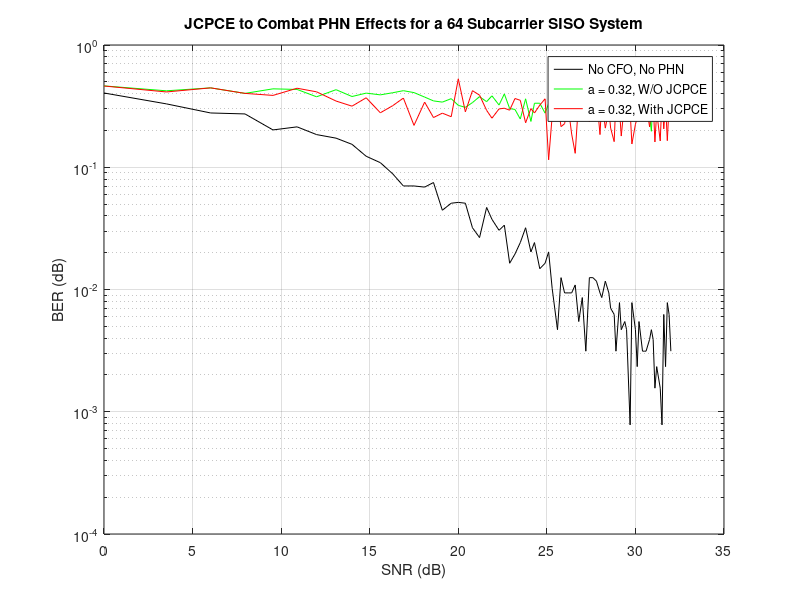

Recreate this plot in MATLAB.
% Divide the number after "alpha" by 100 in the BER variable names to get
% the
% actual Standard deviation used in the program
FSB_PhaseOffset_256_SNR = [0.00E+00	3.52E+00	6.02E+00	7.96E+00	9.54E+00	1.09E+01	1.20E+01	1.31E+01	1.40E+01	1.48E+01	1.56E+01	1.63E+01	1.69E+01	1.75E+01	1.81E+01	1.86E+01	1.91E+01	1.96E+01	2.00E+01	2.04E+01	2.08E+01	2.12E+01	2.16E+01	2.19E+01	2.23E+01	2.26E+01	2.29E+01	2.32E+01	2.35E+01	2.38E+01	2.41E+01	2.43E+01	2.46E+01	2.49E+01	2.51E+01	2.53E+01	2.56E+01	2.58E+01	2.60E+01	2.62E+01	2.64E+01	2.66E+01	2.68E+01	2.70E+01	2.72E+01	2.74E+01	2.76E+01	2.78E+01	2.80E+01	2.81E+01	2.83E+01	2.85E+01	2.86E+01	2.88E+01	2.89E+01	2.91E+01	2.92E+01	2.94E+01	2.95E+01	2.97E+01	2.98E+01	3.00E+01	3.01E+01	3.02E+01	3.04E+01	3.05E+01	3.06E+01	3.08E+01	3.09E+01	3.10E+01	3.11E+01	3.12E+01	3.14E+01	3.15E+01	3.16E+01	3.17E+01	3.18E+01	3.19E+01	3.20E+01];
FSB_PhaseOffset_256_f0_BER = [4.05E-01  3.30E-01  2.78E-01  2.73E-01  2.02E-01  2.14E-01  1.85E-01  1.73E-01  1.54E-01  1.23E-01  1.09E-01  8.83E-02  7.03E-02  7.03E-02  6.88E-02  7.50E-02  4.45E-02  5.08E-02  5.16E-02  5.08E-02  3.20E-02  2.66E-02  4.69E-02  3.75E-02  3.05E-02  3.36E-02  1.64E-02  1.95E-02  2.42E-02  3.20E-02  2.03E-02  2.42E-02  1.48E-02  1.64E-02  2.03E-02  1.02E-02  4.69E-03  1.25E-02  9.38E-03  9.38E-03  9.38E-03  1.09E-02  5.47E-03  8.59E-03  3.13E-03  1.25E-02  1.25E-02  1.17E-02  9.38E-03  8.59E-03  1.17E-02  9.38E-03  7.03E-03  6.25E-03  3.13E-03  7.81E-03  4.69E-03  5.47E-03  4.69E-03  7.81E-04  7.81E-03  4.69E-03  2.34E-03  5.47E-03  3.13E-03  3.13E-03  3.13E-03  3.91E-03  4.69E-03  3.91E-03  1.56E-03  2.34E-03  1.56E-03  7.81E-04  6.25E-03  2.34E-03  7.81E-03  6.25E-03  3.13E-03];

FSB_PhaseOffset_256_f5_p0_BER = [4.63E-01  4.22E-01  4.46E-01  4.02E-01  4.38E-01  4.33E-01  3.77E-01  4.31E-01  3.79E-01  4.04E-01  3.91E-01  4.07E-01  4.23E-01  4.08E-01  3.75E-01  3.49E-01  3.41E-01  3.64E-01  3.21E-01  3.09E-01  3.38E-01  3.78E-01  3.44E-01  3.84E-01  3.23E-01  3.98E-01  3.02E-01  2.97E-01  2.48E-01  3.63E-01  2.37E-01  3.34E-01  3.34E-01  2.77E-01  3.32E-01  2.93E-01  2.75E-01  2.93E-01  3.38E-01  2.76E-01  3.91E-01  2.53E-01  2.84E-01  3.36E-01  3.31E-01  2.92E-01  4.21E-01  3.32E-01  3.34E-01  3.47E-01  2.80E-01  2.67E-01  4.13E-01  2.51E-01  2.53E-01  3.64E-01  2.75E-01  3.41E-01  3.36E-01  3.62E-01  3.14E-01  3.48E-01  3.34E-01  2.62E-01  3.02E-01  3.47E-01  2.77E-01  2.63E-01  1.97E-01  3.84E-01  4.05E-01  2.54E-01  3.63E-01  3.44E-01  3.24E-01  3.09E-01  3.41E-01  3.34E-01  3.35E-01];
FSB_PhaseOffset_256_f10_p0_BER = [4.62E-01  4.13E-01  4.46E-01  4.02E-01  3.87E-01  4.43E-01  4.14E-01  3.48E-01  3.16E-01  3.70E-01  2.79E-01  3.19E-01  3.68E-01  2.20E-01  3.41E-01  2.55E-01  2.77E-01  2.59E-01  5.29E-01  2.84E-01  4.23E-01  3.89E-01  2.92E-01  2.52E-01  3.00E-01  3.04E-01  2.93E-01  3.65E-01  3.53E-01  2.31E-01  3.02E-01  2.78E-01  3.22E-01  3.63E-01  1.15E-01  2.63E-01  3.44E-01  2.15E-01  2.27E-01  3.16E-01  1.87E-01  1.30E-01  3.63E-01  2.84E-01  3.49E-01  2.36E-01  4.97E-01  3.91E-01  1.85E-01  3.57E-01  2.09E-01  2.97E-01  2.09E-01  1.62E-01  3.59E-01  2.95E-01  1.80E-01  3.58E-01  2.66E-01  2.89E-01  1.55E-01  2.25E-01  2.51E-01  3.52E-01  2.52E-01  2.50E-01  3.27E-01  2.14E-01  2.96E-01  3.40E-01  1.61E-01  2.84E-01  1.64E-01  3.70E-01  2.06E-01  3.31E-01  1.65E-01  3.23E-01  3.32E-01];

semilogy(FSB_PhaseOffset_256_SNR,FSB_PhaseOffset_256_f0_BER,'k-');
hold on
semilogy(FSB_PhaseOffset_256_SNR,FSB_PhaseOffset_256_f5_p0_BER,'g-');
semilogy(FSB_PhaseOffset_256_SNR,FSB_PhaseOffset_256_f10_p0_BER,'r-');
hold off
grid on
title('JCPCE to Combat PHN Effects for a 64 Subcarrier SISO System');
xlabel('SNR (dB)');
ylabel('BER (dB)');
legend('No CFO, No PHN', 'a = 0.32, W/O JCPCE','a = 0.32, With JCPCE');
